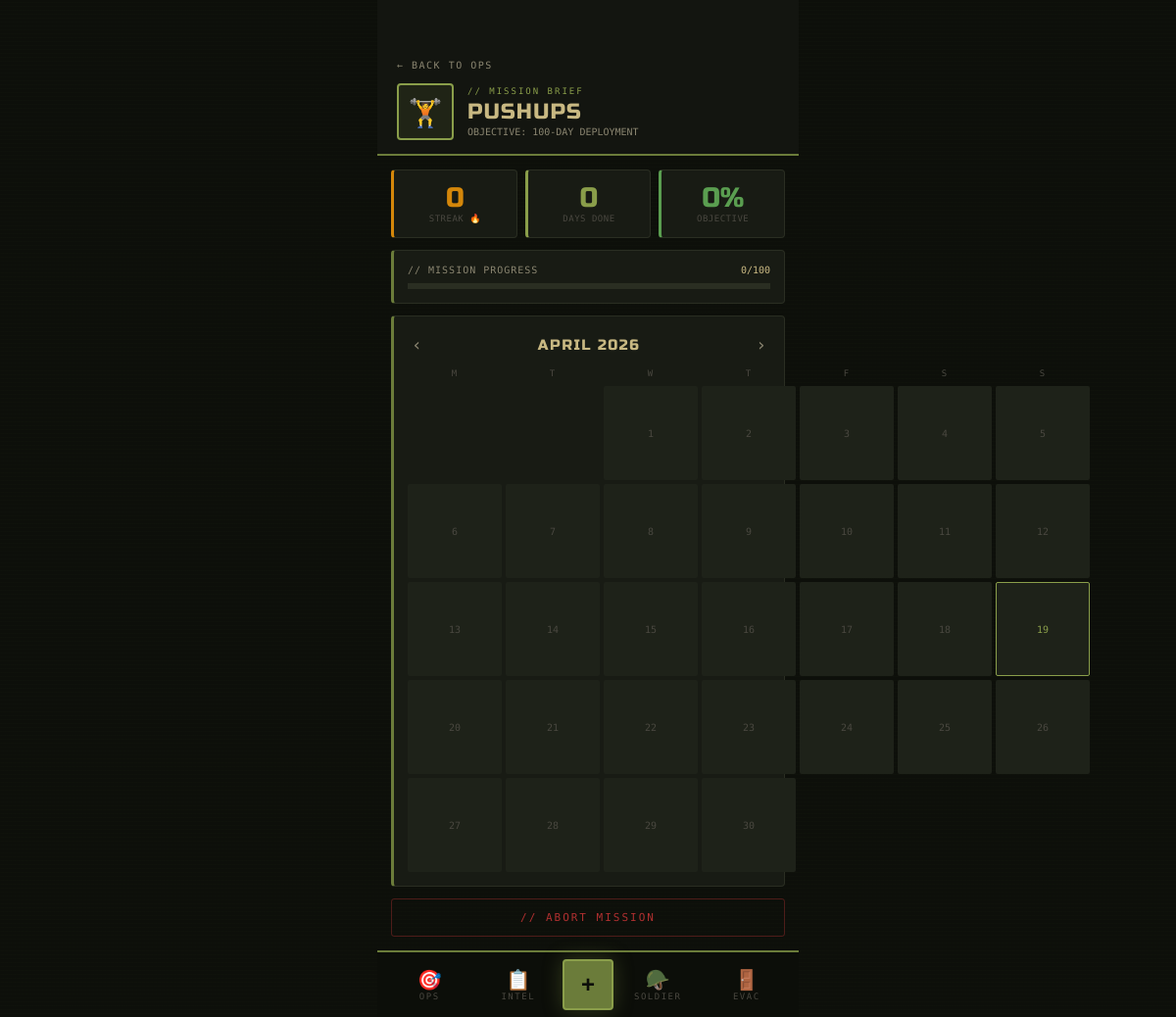
Screenshot of /habit/1 (signed in) with the database file from the repository.
### app.py (models this page shows)
class Habit(db.Model):
    id         = db.Column(db.Integer, primary_key=True)
    name       = db.Column(db.String(120), nullable=False)
    emoji      = db.Column(db.String(4),   default='🏋️')
    color      = db.Column(db.String(20),  default='olive')
    goal       = db.Column(db.Integer,     default=30)
    created_at = db.Column(db.DateTime,    default=datetime.now)
    user_id    = db.Column(db.Integer,     db.ForeignKey('user.id'), nullable=False)
    logs       = db.relationship('HabitLog', backref='habit', lazy=True, cascade='all, delete')

### app.py (the view)
@app.route('/habit/<int:habit_id>')
@login_required
def habit_detail(habit_id):
    habit = Habit.query.get_or_404(habit_id)
    if habit.user_id != session['user_id']:
        return redirect(url_for('index'))
    today = date.today()
    year  = int(request.args.get('year',  today.year))
    month = int(request.args.get('month', today.month))
    logs, days_in_month = get_month_logs(habit, year, month)
    streak   = calc_streak(habit)
    total    = HabitLog.query.filter_by(habit_id=habit.id, done=True).count()
    progress = min(round(total / habit.goal * 100), 100) if habit.goal else 0
    prev_month    = month - 1 if month > 1 else 12
    prev_year     = year if month > 1 else year - 1
    next_month    = month + 1 if month < 12 else 1
    next_year     = year if month < 12 else year + 1
    first_weekday = date(year, month, 1).weekday()
    month_name    = date(year, month, 1).strftime('%B %Y')
    return render_template('habit_detail.html', habit=habit,
                           logs=logs, days=days_in_month,
                           streak=streak, total=total, progress=progress,
                           year=year, month=month, month_name=month_name,
                           prev_month=prev_month, prev_year=prev_year,
                           next_month=next_month, next_year=next_year,
                           first_weekday=first_weekday, today=today)

### app.py (called while the page is built)
def login_required(f):
    @wraps(f)
    def decorated(*args, **kwargs):
        if 'user_id' not in session:
            return redirect(url_for('login'))
        return f(*args, **kwargs)
    return decorated

def get_user():
    if 'user_id' in session:
        return db.session.get(User, session['user_id'])
    return None

def calc_streak(habit):
    streak = 0
    d = date.today()
    while True:
        log = HabitLog.query.filter_by(habit_id=habit.id, date=d, done=True).first()
        if log:
            streak += 1
            d -= timedelta(days=1)
        else:
            break
    return streak

def get_month_logs(habit, year, month):
    from calendar import monthrange
    days = monthrange(year, month)[1]
    logs = {}
    for log in HabitLog.query.filter_by(habit_id=habit.id).all():
        if log.date.year == year and log.date.month == month:
            logs[log.date.day] = log.done
    return logs, days

@app.context_processor
def inject_globals():
    return {'today': date.today(), 'now': datetime.now()}  # LOCAL time

### templates/habit_detail.html (shortened to what this page needs)
{% extends 'base.html' %}
{% block content %}
<div style="padding:54px 20px 14px;background:var(--bg2);
            border-bottom:2px solid var(--olive);" class="color-{{ habit.color }}">
  <a href="/" style="font-family:'Share Tech Mono',monospace;font-size:10px;color:var(--text2);
                     text-decoration:none;text-transform:uppercase;letter-spacing:1.5px;">← BACK TO OPS</a>
  <div style="display:flex;align-items:center;gap:14px;margin-top:12px;">
    <div style="width:58px;height:58px;border-radius:4px;background:var(--hcl);
                border:2px solid var(--hc);display:flex;align-items:center;
                justify-content:center;font-size:28px;flex-shrink:0;">{{ habit.emoji }}</div>
    <div>
      <div style="font-family:'Share Tech Mono',monospace;font-size:9px;color:var(--olive2);
                  letter-spacing:2px;text-transform:uppercase;margin-bottom:3px;">// MISSION BRIEF</div>
      <div style="font-family:'Russo One',sans-serif;font-size:22px;color:var(--tan);
                  text-transform:uppercase;letter-spacing:1px;">{{ habit.name }}</div>
      <div style="font-family:'Share Tech Mono',monospace;font-size:10px;color:var(--text2);margin-top:2px;">
        OBJECTIVE: {{ habit.goal }}-DAY DEPLOYMENT
      </div>
    </div>
  </div>
</div>
<div style="padding:14px;">
  <div style="display:grid;grid-template-columns:1fr 1fr 1fr;gap:8px;margin-bottom:12px;">
    <div class="card" style="text-align:center;border-left:3px solid var(--amber);">
      <div style="font-family:'Russo One',sans-serif;font-size:28px;color:var(--amber);line-height:1;">{{ streak }}</div>
      <div style="font-family:'Share Tech Mono',monospace;font-size:9px;color:var(--text3);
                  text-transform:uppercase;letter-spacing:.5px;margin-top:2px;">STREAK 🔥</div>
    </div>
    <div class="card" style="text-align:center;border-left:3px solid var(--olive2);">
      <div style="font-family:'Russo One',sans-serif;font-size:28px;color:var(--olive2);line-height:1;">{{ total }}</div>
      <div style="font-family:'Share Tech Mono',monospace;font-size:9px;color:var(--text3);
                  text-transform:uppercase;letter-spacing:.5px;margin-top:2px;">DAYS DONE</div>
    </div>
    <div class="card" style="text-align:center;border-left:3px solid var(--green2);">
      <div style="font-family:'Russo One',sans-serif;font-size:28px;color:var(--green2);line-height:1;">{{ progress }}%</div>
      <div style="font-family:'Share Tech Mono',monospace;font-size:9px;color:var(--text3);
                  text-transform:uppercase;letter-spacing:.5px;margin-top:2px;">OBJECTIVE</div>
    </div>
  </div>
  <div class="card" style="margin-bottom:12px;">
    <div style="display:flex;justify-content:space-between;margin-bottom:8px;">
      <span style="font-family:'Share Tech Mono',monospace;font-size:10px;color:var(--text2);
                   text-transform:uppercase;letter-spacing:1px;">// MISSION PROGRESS</span>
      <span style="font-family:'Share Tech Mono',monospace;font-size:10px;color:var(--tan);">{{ total }}/{{ habit.goal }}</span>
    </div>
    <div style="background:var(--border);height:6px;overflow:hidden;">
    </div>
  </div>
  <div class="card color-{{ habit.color }}" style="margin-bottom:12px;">
    <div style="display:flex;align-items:center;justify-content:space-between;margin-bottom:4px;">
      <a href="/habit/{{ habit.id }}?year={{ prev_year }}&month={{ prev_month }}"
         style="font-family:'Share Tech Mono',monospace;color:var(--text2);text-decoration:none;
                font-size:18px;padding:4px;">‹</a>
      <span style="font-family:'Russo One',sans-serif;font-size:15px;color:var(--tan);
                   text-transform:uppercase;letter-spacing:1.5px;">{{ month_name }}</span>
      <a href="/habit/{{ habit.id }}?year={{ next_year }}&month={{ next_month }}"
         style="font-family:'Share Tech Mono',monospace;color:var(--text2);text-decoration:none;
                font-size:18px;padding:4px;">›</a>
    </div>
    <div class="cal-grid">
      {% for d in ['M','T','W','T','F','S','S'] %}
        <div class="cal-lbl">{{ d }}</div>
      {% endfor %}
      {% for _ in range(first_weekday) %}
        <div class="cal-day empty"></div>
      {% endfor %}
      {% for day in range(1, days+1) %}
        {% set is_done  = logs.get(day, False) %}
        {% set is_today = (today.year == year and today.month == month and today.day == day) %}
        <div class="cal-day {% if is_done %}done{% endif %} {% if is_today %}today{% endif %}">{{ day }}</div>
      {% endfor %}
    </div>
  </div>
  <form method="POST" action="/delete_habit/{{ habit.id }}"
        onsubmit="return confirm('ABORT MISSION? ALL LOGS WILL BE DESTROYED.')">
    <button type="submit"
            style="width:100%;padding:12px;border-radius:3px;
                   background:transparent;border:1px solid rgba(176,48,48,0.4);
                   color:var(--red2);font-family:'Share Tech Mono',monospace;
                   font-size:11px;cursor:pointer;text-transform:uppercase;letter-spacing:2px;">
      // ABORT MISSION
    </button>
  </form>
</div>
{% endblock %}

### templates/base.html (style rules this page uses)
*, *::before, *::after { box-sizing: border-box; margin: 0; padding: 0; }
:root { --bg: #0d0f0a; --bg2: #131510; --card: #181b14; --card2: #1e2219; --olive: #6b7c3a; --olive2: #8a9e4a; --olive3: rgba(107,124,58,0.15); --tan: #c8b882; --tan2: #a89862; --khaki: #8b7355; --khaki3: rgba(139,115,85,0.15); --amber: #d4870a; --amber3: rgba(212,135,10,0.15); --green: #4a7c3f; --green2: #5a9e50; --green3: rgba(74,124,63,0.2); --red: #8b2020; --red2: #b03030; --red3: rgba(139,32,32,0.2); --text: #d4cdb8; --text2: #8a8570; --text3: #4a4840; --border: #2a2e22; --border2: #363b2c; --nav-h: 68px; }
html { height: 100%; }
body { font-family: 'Barlow', sans-serif; background: var(--bg); color: var(--text); min-height: 100%; max-width: 430px; margin: 0 auto; padding-bottom: var(--nav-h); -webkit-font-smoothing: antialiased; background-image: repeating-linear-gradient(0deg, transparent, transparent 3px, rgba(107,124,58,0.018) 3px, rgba(107,124,58,0.018) 4px); }
.card { background: var(--card); border-radius: 4px; border: 1px solid var(--border); border-left: 3px solid var(--olive); padding: 14px; }
.empty { text-align: center; padding: 3rem 2rem; }
.color-olive { --hc: var(--olive2); --hcl: var(--olive3); }

### templates/habit_detail.html (style rules this page uses)
.cal-grid { display:grid; grid-template-columns:repeat(7,1fr); gap:4px; margin-top:10px; }
.cal-lbl { text-align:center; font-family:'Share Tech Mono',monospace; font-size:9px; font-weight:400; color:var(--text3); padding-bottom:4px; text-transform:uppercase; letter-spacing:1px; }
.cal-day { aspect-ratio:1; border-radius:2px; display:flex; align-items:center; justify-content:center; font-family:'Share Tech Mono',monospace; font-size:10px; background:var(--card2); color:var(--text3); transition:all 0.15s; }
.cal-day.today { border:1px solid var(--olive2); color:var(--olive2); }
.cal-day.empty { background:transparent; }

### rows the page displays
Habit: emoji "🏋️", name "PUSHUPS", goal "100"

### other values shown
{{ streak }} "0"
{{ total }} "0"
{{ progress }} "0"
{{ month_name }} "APRIL 2026"
{{ d }} "M" "T" "W" "T" "F" "S" "S"
{{ day }} "1" "2" "3" "4" "5" "6" "7" "8" "9" "10" "11" "12" "13" "14" "15" "16" "17" "18" "19" "20" "21" "22" "23" "24" "25" "26" "27" "28" "29" "30"
